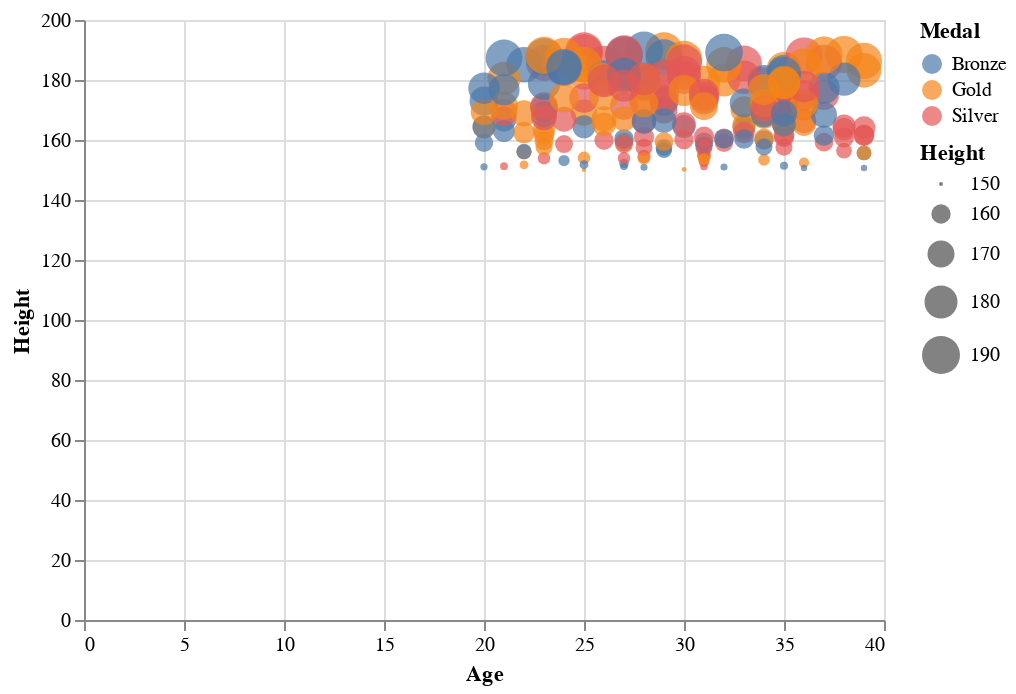

Source (notebook cell):
### Code cell
#ample data (you can replace this with your own dataset)
data = pd.DataFrame({
    'Age': np.random.randint(20, 40, 200),  # Random ages between 20 and 40
    'Height': np.random.uniform(150, 190, 200),  # Random heights between 150 and 190
    'Medal': np.random.choice(['Gold', 'Silver', 'Bronze'], size=200)  # Random medals
})

# Create an interactive scatter plot using Altair with 'Height' on the y-axis
scatter_plot = alt.Chart(data).mark_circle().encode(
    x='Age:Q',
    y='Height:Q',  # Change y-axis label to 'Height'
    size=alt.Size('Height:Q', scale=alt.Scale(domain=[150, 190])),
    color='Medal:N',
    tooltip=['Age:Q', 'Height:Q', 'Medal:N']
).interactive()

scatter_plot

### Figure 1 — Vega-Lite specification as saved in the notebook (floating-point values rounded to 4 significant figures; data arrays with more than 128 entries replaced by an {"elided": "..."} marker saying what was removed)
{"config": {"view": {"continuousWidth": 400, "continuousHeight": 300}}, "data": {"name": "data-c779633363606d5bd9a3c26099f76aa0"}, "mark": "circle", "encoding": {"color": {"field": "Medal", "type": "nominal"}, "size": {"field": "Height", "scale": {"domain": [150, 190]}, "type": "quantitative"}, "tooltip": [{"field": "Age", "type": "quantitative"}, {"field": "Height", "type": "quantitative"}, {"field": "Medal", "type": "nominal"}], "x": {"field": "Age", "type": "quantitative"}, "y": {"field": "Height", "type": "quantitative"}}, "selection": {"selector002": {"type": "interval", "bind": "scales", "encodings": ["x", "y"]}}, "$schema": "https://vega.github.io/schema/vega-lite/v4.17.0.json", "datasets": {"data-c779633363606d5bd9a3c26099f76aa0": {"elided": "200 records"}}}
